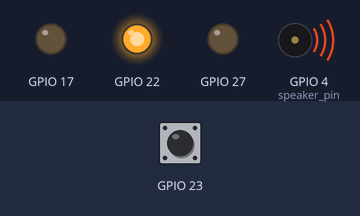
Bench run of a program on a simulated Raspberry Pi (BCM pin numbers). Parts: output pins drawn as LEDs (lit = HIGH), buzzer (waves = sounding, pin HIGH). Inputs (shaded band) come from the test bench; at power-on: GPIO 23 HIGH. What the program prints to the terminal is not drawn.

Above: at 0.1 s.
At 1.7 s:
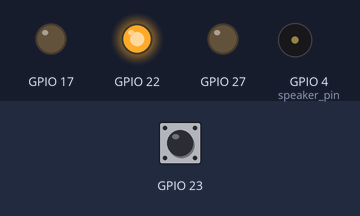
At 3.0 s:
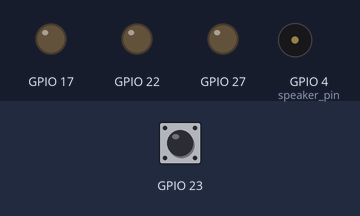
Timing chart, 0 to 4.5 s (numbered marks = the images above):
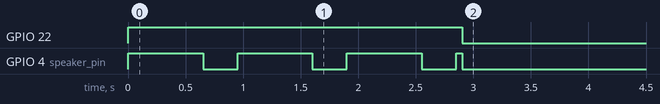

The program:

button.py
```python
#! /usr/bin/env python

import time
import RPi.GPIO as GPIO
import os

speaker_pin = 4
counter = 0
def start():
        print "Push a button to start!"
        while not GPIO.input(23) :
                x = 0
        print "Start the game!!"
        print "Ready!"
        print "3..."
        sound("on")
        time.sleep(0.65)
        sound("off")
        time.sleep(0.30)
        print "2..."
        sound("on")
        time.sleep(0.65)
        sound("off")
        time.sleep(0.30)
        print "1..."
        sound("on")
        time.sleep(0.65)
        sound("off")
        time.sleep(0.30)
        print "GO!!!"

def sound(mode):
        global speaker_pin
        if mode == "on" :
                GPIO.output(speaker_pin,True)
        else :
                GPIO.output(speaker_pin,False)
def blink(counter):
        if(counter >= 2500) :
                GPIO.output(17,True)
                GPIO.output(27,True)
                GPIO.output(22,True)
        elif(counter >= 500) :
                GPIO.output(17,False)
                GPIO.output(27,True)
                GPIO.output(22,True)
        elif(counter >= 50) :
                GPIO.output(17,False)
                GPIO.output(27,False)
                GPIO.output(22,True)

        else :
                GPIO.output(17,False)
                GPIO.output(27,False)
                GPIO.output(22,False)
def main():

        GPIO.cleanup()
        GPIO.setmode(GPIO.BCM)
        GPIO.setup(23,GPIO.IN)
        # LED pin
        GPIO.setup(17,GPIO.OUT)
        GPIO.setup(27,GPIO.OUT)
        GPIO.setup(22,GPIO.OUT)
        # Speaker pin
        GPIO.setup(speaker_pin,GPIO.OUT)

        GPIO.output(22,True)
        isPushed = False
        global counter
        global speaker_pin

        start()
        while True:
                if GPIO.input(23) :
                        if not isPushed :
                                isPushed = True
                                counter += 50
                                sound("on")
                                print "push!! +50"
                        else :
                                if counter > 0 : counter -= 10
                                sound("off")
                else :
                        isPushed = False
                        sound("off")
                        if counter > 0 : counter -= 10

                print "current counter :{0}".format(counter)
                blink(counter)
                time.sleep(0.05)

main()
```

Measured:
- by itself, GPIO 22: HIGH → LOW at 2.9 s
- by itself, GPIO 4 (speaker_pin): repeats every 0.95 s: HIGH 0.65 s, LOW 0.30 s
